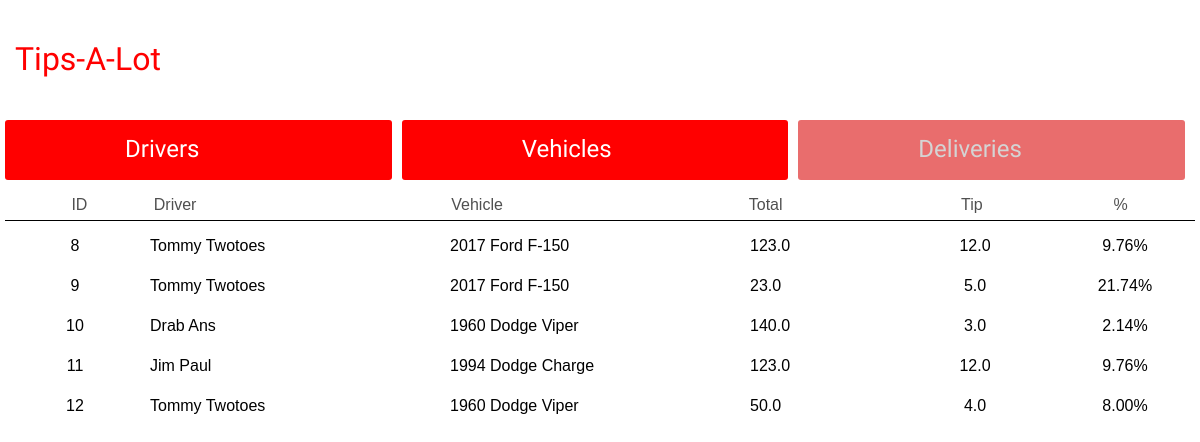
Page /list/deliveries/ on the committed database.
### delivery/models.py (models this page shows, shortened)
class Delivery(models.Model):
    amount = models.FloatField()
    tip = models.FloatField()
    driver = models.ForeignKey(
      Driver,
      related_name = 'deliveries',
      on_delete = models.CASCADE)
    vehicle = models.ForeignKey(
      Vehicle,
      related_name = 'deliveries',
      on_delete = models.CASCADE)

class Driver(models.Model):
    STATE_CHOICES = [
      ('AL', 'Alabama'),
      ('AK', 'Alaska'),
      ('AZ', 'Arizona'),
      ('AR', 'Arkansa'),
      ('CA', 'California'),
      ('CO', 'Colorado'),
      ('CT', 'Connecticut'),
      ('DE', 'Delaware'),
      ('FL', 'Florida'),
      ('GA', 'Georgia'),
      ('HI', 'Hawaii'),
      ('ID', 'Idaho'),
      ('IL', 'Illinois'),
      ('IN', 'Indiana'),
      ('KS', 'Kansas'),
      ('KY', 'Kentucky'),
      ('LA', 'Lousianna'),
      ('ME', 'Maine'),
      ('MD', 'Maryland'),
      ('MA', 'Massachusetts'),
      ('MI', 'Michigan'),
      ('MN', 'Minnesota'),
      ('MS', 'Mississippi'),
      ('MO', 'Missouri'),
      ('MT', 'Montana'),
      ('NE', 'Nebraska'),
      ('NV', 'Nevada'),
      ('NH', 'New Hampshire'),
      ('NJ', 'New Jersey'),
      ('NM', 'New Mexico'),
      ('NY', 'New York'),
      ('NC', 'North Carolina'),
      ('ND', 'North Dakota'),
      ('OH', 'Ohio'),
      ('OR', 'Oregon'),
      ('PA', 'Pennsylvania'),
      ('RI', 'Rhode Island'),
      ('SC', 'South Carolina'),
      ('SD', 'South Dakota'),
      ('TN', 'Tennessee'),
      ('TX', 'Texas'),
      ('UT', 'Utah'),
      ('VT', 'Vermont'),
      ('VA', 'Virginia'),
      ('WA', 'Washington'),
      ('WV', 'West Virginia'),
      ('WI', 'Wisconsin'),
      ('WY', 'Wyoming')
    ]
    user_id = models.AutoField(primary_key=True)
    ssn = models.CharField(max_length=10)
    name = models.CharField(max_length=50)
    email = models.CharField(max_length=80)
    state = models.CharField(max_length=80, choices=STATE_CHOICES)
    city = models.CharField(max_length=80)
    company = models.CharField(max_length=80)
    def __str__(self):
      return self.name

class Vehicle(models.Model):
    model = models.CharField(max_length=60)
    color = models.CharField(max_length=60)
    year = models.CharField(max_length=60)
    def __str__(self):
      return f"{self.year} {self.model}"

### delivery/views.py (the view)
# urls.py: path('list/deliveries/', delivery_list, name='delivery_list'),
def delivery_list(request):
    deliveries = Delivery.objects.all()
    return render(request, 'delivery_list.html', {'deliveries': deliveries})

### delivery/templatetags/delivery_tags.py (called while the page is built)
@register.simple_tag
def divide(n, d):
  try:
    return "{:.2f}".format((int(n)/int(d)) * 100)
  except (ValueError, ZeroDivisionError):
    return None

### templates/delivery_list.html (shortened to what this page needs)
{% extends "base.html" %}
{% load delivery_tags %}
{% block content %}
<div class="navigation">
  <a href="{% url 'driver_list' %}" class="navigation__link">Drivers</a>
  <a href="{% url 'vehicle_list' %}" class="navigation__link">Vehicles</a>
  <a href="{% url 'delivery_list' %}" class="navigation__link navigation__link--disabled">Deliveries</a>
</div>
<div class="list">
  <div class="delivery-db delivery-labels">
    <p class="delivery-db__id">ID</p>
    <p class="delivery-db__driver">Driver</p>
    <p class="delivery-db__vehicle">Vehicle</p>
    <p class="delivery-db__total">Total</p>
    <p class="delivery-db__tip">Tip</p>
    <p class="delivery-db__percentage">%</p>
  </div>
  {% for delivery in deliveries %}
  <div class="delivery-db list__entry">
    <p class="delivery-db__id">{{ delivery.id }}</p>
    <p class="delivery-db__driver">{{ delivery.driver }}</p>
    <p class="delivery-db__vehicle">{{ delivery.vehicle }}</p>
    <p class="delivery-db__amount">{{ delivery.amount }}</p>
    <p class="delivery-db__tip">{{ delivery.tip }}</p>
    <p class="delivery-db__percentage">{% divide delivery.tip delivery.amount|floatformat %}%</p>
  </div>
  {% endfor %}
</div>
{% endblock content %}

### templates/base.html (shortened to what this page needs)
{% load static %}
<!DOCTYPE html>
<html lang="en">
<head>
  <link rel="stylesheet" href="{% static 'css/style.css' %}">
</head>
<body>
  <div class="menu">
    <a href="{% url 'home' %}" class="menu__title">Tips-A-Lot</a>
  </div>
  {% block content %}{% endblock content %}
</body>
</html>

### static/css/style.css (style rules this page uses)
body { margin: 0; }
.menu { height: 120px; }
.menu__title { margin: 40px 0 40px 15px; color: red; float: left; font-family: 'Lobster', cursive; font-size: 2em; text-decoration: none; }
.navigation { width: calc(100vw - 10px); height: 60px; display: flex; align-items: stretch; }
.navigation__link { height: 45px; margin: 0 5px 0 5px; padding: 15px 0 0 10vw; background-color: red; color: white; border-radius: 3px; font-family: 'Lobster', cursive; font-size: 1.5em; text-decoration: none; flex: 1; }
.navigation__link--disabled { background-color: #e96d6d; color: #d4d4d4; pointer-events: none; }
.delivery-db { display: grid; grid-template-columns: 1fr 2fr 2fr 1fr 1fr 1fr; grid-template-rows: 40px; font-family: 'American Typewriter', sans-serif; }
.delivery-labels { color: #505050; margin: auto 5px; border-bottom: 1px solid black; }
.delivery-db__id { grid-column: 1 / 2; text-align: center; }
.delivery-db__driver { grid-column: 2 / 3; }
.delivery-db__vehicle { grid-column: 3 / 4; }
.delivery-db__total { grid-column: 4 / 5; }
.delivery-db__tip { grid-column: 5 / 6; text-align: center; }
.delivery-db__percentage { grid-column: 6 / 7; text-align: center; }

### rows in the picture
Delivery: id "8", driver "Tommy Twotoes", vehicle "2017 Ford F-150", amount "123.0", tip "12.0", tip+amount "9.76"
Delivery: id "9", driver "Tommy Twotoes", vehicle "2017 Ford F-150", amount "23.0", tip "5.0", tip+amount "21.74"
Delivery: id "10", driver "Drab Ans", vehicle "1960 Dodge Viper", amount "140.0", tip "3.0", tip+amount "2.14"
Delivery: id "11", driver "Jim Paul", vehicle "1994 Dodge Charge", amount "123.0", tip "12.0", tip+amount "9.76"
Delivery: id "12", driver "Tommy Twotoes", vehicle "1960 Dodge Viper", amount "50.0", tip "4.0", tip+amount "8.00"
